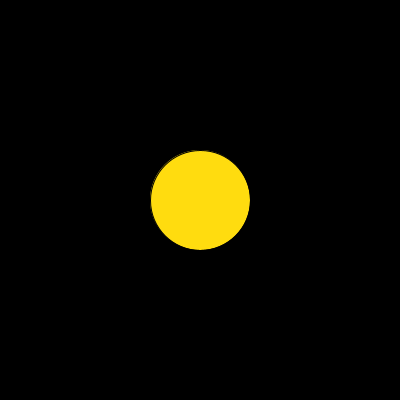
Frame 1 (no input)
Frame 60 (the mouse pressed at the canvas centre just before this capture): identical to frame 1, image omitted
Frame 120 (the mouse held since frame 60 and released just before this capture): identical to frame 1, image omitted

The Processing sketch that drew this single still picture (run headless with seeded random() and noise(); from frame 60 on, the mouse is pressed at the canvas centre):

// Processing sketch: week02_5_if_keyPressed_keyCode
// ── week02_5_if_keyPressed_keyCode.pde
//week02_5_if_keyPressed_keyCode
void setup(){
   size(400,400); 
}

int x=200,y=200; //pacman座標
void draw(){
   background(0,0,0);
   fill(#FFDC0F);
   if(keyPressed && keyCode==RIGHT) x++;
   if(keyPressed && keyCode==LEFT) x--;
   if(keyPressed && keyCode==UP) y--;
   if(keyPressed && keyCode==DOWN) y++;
   ellipse(x,y,100,100);
}
